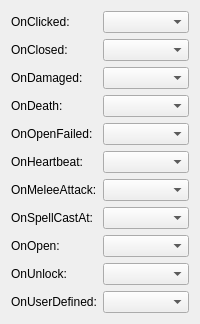
      <widget class="QWidget" name="tab_2">
       <attribute name="title">
        <string>Scripts</string>
       </attribute>
       <layout class="QFormLayout" name="formLayout_2">
        <item row="0" column="0">
         <widget class="QLabel" name="label_18">
          <property name="text">
           <string>OnClicked:</string>
          </property>
         </widget>
        </item>
        <item row="0" column="1">
         <widget class="FilterComboBox" name="onClickEdit">
          <property name="toolTip">
           <string>OnClicked (GFF: OnClick). ResRef of NCS script (max 16 chars). Fires when the
            player clicks the door. Leave blank for no script. Modders: use for custom door
            interaction or dialogue triggers.</string>
          </property>
         </widget>
        </item>
        <item row="1" column="0">
         <widget class="QLabel" name="label_5">
          <property name="text">
           <string>OnClosed:</string>
          </property>
         </widget>
        </item>
        <item row="1" column="1">
         <widget class="FilterComboBox" name="onClosedEdit">
          <property name="toolTip">
           <string>OnClosed (GFF: OnClosed). ResRef of NCS script. Fires when the door closes.
            Engine reads via ReadFieldCResRef in LoadDoor. Leave blank for no script. Max 16
            characters.</string>
          </property>
         </widget>
        </item>
        <item row="2" column="0">
         <widget class="QLabel" name="label_7">
          <property name="text">
           <string>OnDamaged:</string>
          </property>
         </widget>
        </item>
        <item row="2" column="1">
         <widget class="FilterComboBox" name="onDamagedEdit">
          <property name="toolTip">
           <string>OnDamaged (GFF: OnDamaged). ResRef of NCS script. Fires when the door takes
            damage. Engine reads via ReadFieldCResRef in LoadDoor. Leave blank for no script. Max 16
            characters.</string>
          </property>
         </widget>
        </item>
        <item row="3" column="0">
         <widget class="QLabel" name="label_8">
          <property name="text">
           <string>OnDeath:</string>
          </property>
         </widget>
        </item>
        <item row="3" column="1">
         <widget class="FilterComboBox" name="onDeathEdit">
          <property name="toolTip">
           <string>OnDeath (GFF: OnDeath). ResRef of NCS script. Fires when the door is destroyed
            (HP reaches 0). Engine reads via ReadFieldCResRef in LoadDoor. Leave blank for no
            script. Max 16 characters.</string>
          </property>
         </widget>
        </item>
        <item row="4" column="0">
         <widget class="QLabel" name="label_10">
          <property name="text">
           <string>OnOpenFailed:</string>
          </property>
         </widget>
        </item>
        <item row="4" column="1">
         <widget class="FilterComboBox" name="onOpenFailedEdit">
          <property name="toolTip">
           <string>OnOpenFailed. ResRef of NCS script. Fires when the player fails to open the door
            (e.g. failed lock pick). Leave blank for no script. Max 16 characters.</string>
          </property>
         </widget>
        </item>
        <item row="5" column="0">
         <widget class="QLabel" name="label_11">
          <property name="text">
           <string>OnHeartbeat:</string>
          </property>
         </widget>
        </item>
        <item row="5" column="1">
         <widget class="FilterComboBox" name="onHeartbeatSelect">
          <property name="toolTip">
           <string>OnHeartbeat (GFF: OnHeartbeat). ResRef of NCS script. Fires periodically while
            the door is in the area. Engine reads via ReadFieldCResRef in LoadDoor. Leave blank for
            no script. Max 16 characters.</string>
          </property>
         </widget>
        </item>
        <item row="6" column="0">
         <widget class="QLabel" name="label_13">
          <property name="text">
           <string>OnMeleeAttack:</string>
          </property>
         </widget>
        </item>
        <item row="6" column="1">
         <widget class="FilterComboBox" name="onMeleeAttackEdit">
          <property name="toolTip">
           <string>OnMeleeAttack. ResRef of NCS script. Fires when the door is melee-attacked. Leave
            blank for no script. Max 16 characters.</string>
          </property>
         </widget>
        </item>
        <item row="7" column="0">
         <widget class="QLabel" name="label_16">
          <property name="text">
           <string>OnSpellCastAt:</string>
          </property>
         </widget>
        </item>
        <item row="7" column="1">
         <widget class="FilterComboBox" name="onSpellEdit">
          <property name="toolTip">
           <string>OnSpellCastAt (GFF: OnSpellCastAt). ResRef of NCS script. Fires when a spell is
            cast at the door. Leave blank for no script. Max 16 characters.</string>
          </property>
         </widget>
        </item>
        <item row="8" column="0">
         <widget class="QLabel" name="label_17">
          <property name="text">
           <string>OnOpen:</string>
          </property>
         </widget>
        </item>
        <item row="8" column="1">
         <widget class="FilterComboBox" name="onOpenEdit">
          <property name="toolTip">
           <string>OnOpen. ResRef of NCS script. Fires when the door is opened. Leave blank for no
            script. Max 16 characters.</string>
          </property>
         </widget>
        </item>
        <item row="9" column="0">
         <widget class="QLabel" name="label_23">
          <property name="text">
           <string>OnUnlock:</string>
          </property>
         </widget>
        </item>
        <item row="9" column="1">
         <widget class="FilterComboBox" name="onUnlockEdit">
          <property name="toolTip">
           <string>OnUnlock. ResRef of NCS script. Fires when the door is unlocked (key or lock
            pick). Leave blank for no script. Max 16 characters.</string>
          </property>
         </widget>
        </item>
        <item row="10" column="0">
         <widget class="QLabel" name="label_19">
          <property name="text">
           <string>OnUserDefined:</string>
          </property>
         </widget>
        </item>
        <item row="10" column="1">
         <widget class="FilterComboBox" name="onUserDefinedSelect">
          <property name="toolTip">
           <string>OnUserDefined (GFF: ScriptUserDefine). ResRef of NCS script. Fires when another
            script calls ExecuteScript with this door and the user-defined event. Leave blank for no
            script. Max 16 characters.</string>
          </property>
         </widget>
        </item>
       </layout>
      </widget>
